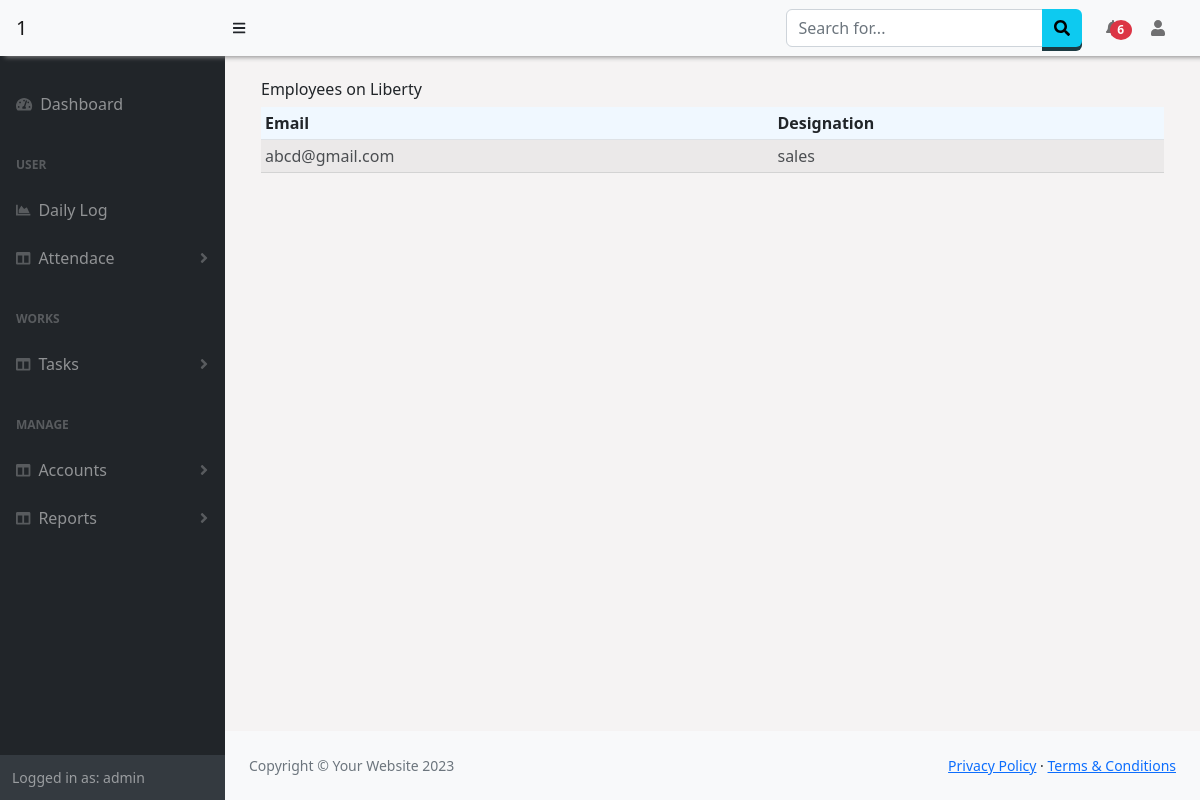
Page /Customer/details/1 (signed in) on the committed database.
### Customer/models.py (models this page shows)
class customer(models.Model):
    name = models.CharField(max_length=50)
    address = models.CharField(max_length=50)
    contact = models.EmailField(max_length=50)
    contract_hr = models.IntegerField(null=True)
    createdon=models.DateField(auto_now_add=True)
    status = models.CharField(max_length=50)

class employee(models.Model):
    company = models.ForeignKey(customer,null=True,on_delete=models.SET_NULL)
    email = models.EmailField(max_length=254)
    department = models.CharField(max_length=50,null=True)

### Customer/views.py (the view)
# urls.py: path('details/<id>',views.details, name="customerDetails"),
@login_required
def details(request,id):
    company = customer.objects.get(id=id)
    data = employee.objects.filter(company_id =id )
    return render(request,'customer/customerDetails.html',{'details':data,'company':company})

### Attendance/context_processors.py (called while the page is built)
def getNewLeaves(request):
    if request.user.id:
        is_manager = checkTeams(request)
        if is_manager[1] == True:
            new_leaves = Leave.objects.filter(user__id__in=is_manager[0],approval = 2)
        else:
            today = datetime.datetime.now()
            new_leaves = Leave.objects.filter(user=request.user,date_approved__gte=today.date())
        return {"manager":is_manager[1],'n_leaves':new_leaves}
    else:
        return {}

def getLogApproval(request):
    if request.user.id:
        is_manager = checkTeams(request)
        if is_manager[1] == True:
            l_approval = LogApproval.objects.filter(user__id__in=is_manager[0],request=True)
        else:
            l_approval = LogApproval.objects.filter(user=request.user,status=True)
        return {'n_log_approval':l_approval}
    else:
        return {}

### Manager/views.py (called while the page is built, shortened)
def checkTeams(request):
    is_team = False
    if request.user.is_superuser:
        users = Employees.objects.values('user').filter(company=request.session['comp'])
        is_team=True
    return users,is_team

### Customer/templates/customer/customerDetails.html (shortened to what this page needs)
{% extends "base.html" %}
{% block content %}
<div class="container">
    <h6>Employees on {{company.name}}</h6>
    <table class="table table-hover table-striped table-sm">
        <thead>
            <tr>
                <th>Email</th>
                <th>Designation</th>
            </tr>
        </thead>
        <tbody>
            {% for d in details %}
            <tr>
                <td>{{d.email}}</td>
                <td>{{d.department}}</td>
            </tr>
            {% endfor %}
        </tbody>
    </table>
</div>
{% endblock %}

### templates/base.html (shortened to what this page needs)
<!DOCTYPE html>
<html lang="en">
    <head>
        <link href="https://cdn.jsdelivr.net/npm/simple-datatables@7.1.2/dist/style.min.css" rel="stylesheet" />
        <link href="https://cdn.datatables.net/1.13.5/css/jquery.dataTables.min.css" rel="stylesheet" />
        <link href="https://cdn.datatables.net/buttons/2.4.1/css/buttons.dataTables.min.css" rel="stylesheet" />
        <link href="/static/css/styles.css" rel="stylesheet" />
        <link href="/static/css/customSB.css" rel="stylesheet" />
    </head>
    <body class="sb-nav-fixed" >
        <nav class="sb-topnav navbar navbar-expand-sm navbar-light bg-light fixed-top" style=" box-shadow: 5px 1px 5px #888888;">
            <a class="navbar-brand ps-3 bg-light" href="{% url 'home' %}">{{request.session.company}}{{request.session.id}}</a>
            <button class="btn btn-link btn-sm order-2 order-lg-0 me-4 me-lg-0" id="sidebarToggle" href="#!"><i class="fas fa-bars"></i></button>
            <form class="d-none d-md-inline-block form-inline ms-auto me-0 me-md-3 my-2 my-md-0">
                <div class="input-group">
                    <input class="form-control" type="text" placeholder="Search for..." aria-label="Search for..." aria-describedby="btnNavbarSearch" />
                    <button class="btn btn-info" id="btnNavbarSearch" type="button"><i class="fas fa-search"></i></button>
                </div>
            </form>
            <ul class="navbar-nav ms-auto ms-md-0 ">
                <li class="nav-item dropdown">
                    <a class="nav-link dropdown-toggle" id="navbarDropdown" href="#" role="button" data-bs-toggle="dropdown" aria-expanded="false"> <span class="badge badge-sm badge-danger badge-counter bg-danger rounded-circle " style="margin-left:-10px;">{% if n_leaves.count|add:n_log_approval.count != 0 %}{{ n_leaves.count|add:n_log_approval.count}}{% endif %}</span></a>
                        </a></li>
                    </ul>
            <ul class="navbar-nav  ms-md-0 me-3 me-lg-4">
                <li class="nav-item dropdown">
                    <a class="nav-link dropdown-toggle" id="navbarDropdown" href="#" role="button" data-bs-toggle="dropdown" aria-expanded="false"><i class="fas fa-user fa-fw"></i></a>
                </li>
            </ul>
        </nav>
        <div id="layoutSidenav" style="background-color:rgb(245, 243, 243);">
            <div id="layoutSidenav_nav">
                <nav class="sb-sidenav accordion sb-sidenav-dark" id="sidenavAccordion" >
                    <div class="sb-sidenav-menu" >
                        <div class="nav">
                            <a class="nav-link mt-4" href="{% url 'home' %}">
                                <div class="sb-nav-link-icon"><i class="fas fa-tachometer-alt"></i></div>
                                <span style="{% if request.path == '/' %}color:white;{% endif %}">Dashboard<span>
                            </a>
                            <div class="sb-sidenav-menu-heading">User</div>
                            <a class="nav-link" href="{% url 'dailylog' %}">
                                <div class="sb-nav-link-icon"><i class="fas fa-chart-area"></i></div>
                                <span style="{% if request.path == '/Worklog/dailylog/' %}color:white;{% endif %}">Daily Log<span>
                            </a>
                            <a class="nav-link collapsed" href="#" data-bs-toggle="collapse" data-bs-target="#collapseAttendance" aria-expanded="false" aria-controls="collapseLayouts">
                                <div class="sb-nav-link-icon"><i class="fas fa-columns"></i></div>
                                Attendace
                                <div class="sb-sidenav-collapse-arrow"><i class="fas fa-angle-down"></i></div>
                            </a>
                            <div class="sb-sidenav-menu-heading">Works</div>
                            <a class="nav-link collapsed" href="#" data-bs-toggle="collapse" data-bs-target="#collapseLayouts" aria-expanded="false" aria-controls="collapseLayouts">
                                <div class="sb-nav-link-icon"><i class="fas fa-columns"></i></div>
                                Tasks
                                <div class="sb-sidenav-collapse-arrow"><i class="fas fa-angle-down"></i></div>
                            </a>
                            <div class="sb-sidenav-menu-heading">Manage</div>
                            <a class="nav-link collapsed" href="#" data-bs-toggle="collapse" data-bs-target="#collapseDetails" aria-expanded="false" aria-controls="collapseLayouts">
                                <div class="sb-nav-link-icon"><i class="fas fa-columns"></i></div>
                                Accounts
                                <div class="sb-sidenav-collapse-arrow"><i class="fas fa-angle-down"></i></div>
                            </a>
                            <a class="nav-link collapsed" href="#" data-bs-toggle="collapse" data-bs-target="#collapseReports" aria-expanded="false" aria-controls="collapseLayouts">
                                <div class="sb-nav-link-icon"><i class="fas fa-columns"></i></div>
                                Reports
                                <div class="sb-sidenav-collapse-arrow"><i class="fas fa-angle-down"></i></div>
                            </a>
                        </div>
                    </div>
                    <div class="sb-sidenav-footer">
                        <div class="small">Logged in as: {{ user.username}}</div>
                    </div>
                </nav>
            </div>
            <div id="layoutSidenav_content" >
                <main class="p-4" >
                    {% block content %}
                {% endblock %}
                </main>
                <footer class="py-4 bg-light mt-auto">
                    <div class="container-fluid px-4">
                        <div class="d-flex align-items-center justify-content-between small">
                            <div class="text-muted">Copyright &copy; Your Website 2023</div>
                            <div>
                                <a href="#">Privacy Policy</a>
                                &middot;
                                <a href="#">Terms &amp; Conditions</a>
                            </div>
                        </div>
                    </div>
                </footer>
            </div>
        </div>
        <link href="https://cdnjs.cloudflare.com/ajax/libs/twitter-bootstrap/5.2.0/css/bootstrap.min.css" rel="stylesheet" type="text/css">
    </body>
</html>

### templates/base.html (style rules this page uses)
.dropdown-toggle:after { display: none !important; }
thead { background-color:aliceblue !important; }
th { font-weight:600 !important; }
tbody tr { opacity:0.8; border-top:1px solid lightgray; border-bottom:1px solid lightgray; }
.navbar,.sb-sidenav { background-color:DodgerBlue important; }
.btn { outline: none; cursor: pointer; border: none !important; display: block; position: relative; font-size: 16px ; font-weight: 600 !important; color: #fff; text-transform: uppercase; letter-spacing: 1px; }
.btn-info { background-color: #5bc0de; box-shadow: 0 4px #1C3A42; }

### rows in the picture
customer: name "Liberty"
employee: email "abcd@gmail.com", department "sales"

### other values in the picture
{{ request.session.id }} "1"
{{ n_leaves.count|add:n_log_approval.count }} "6"
{{ user.username }} "admin"
